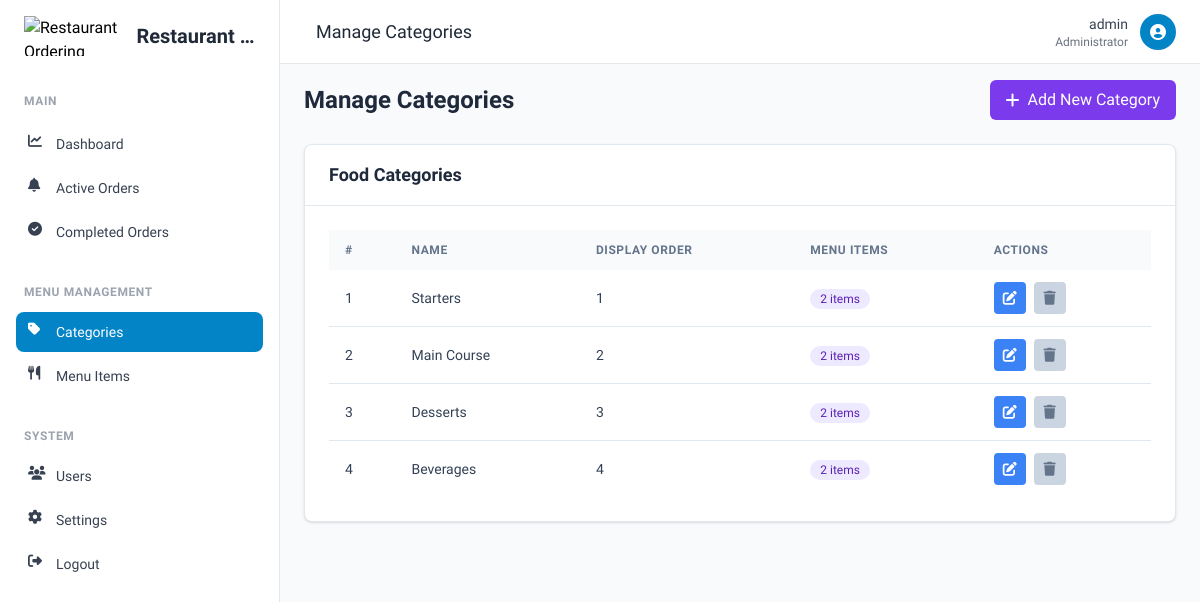
The app's page /admin/categories.php (signed in) with its own data.
### tables this page shows
CREATE TABLE IF NOT EXISTS `settings` (
  `id` int(11) NOT NULL AUTO_INCREMENT,
  `restaurant_name` varchar(100) DEFAULT 'My Restaurant',
  `restaurant_logo` varchar(255) DEFAULT NULL,
  `theme_color` varchar(50) DEFAULT 'Light Red & White',
  `updated_at` timestamp DEFAULT CURRENT_TIMESTAMP ON UPDATE CURRENT_TIMESTAMP,
  PRIMARY KEY (`id`)
);

CREATE TABLE IF NOT EXISTS `categories` (
  `id` int(11) NOT NULL AUTO_INCREMENT,
  `name` varchar(100) NOT NULL,
  `display_order` int(11) DEFAULT 0,
  PRIMARY KEY (`id`)
);

### includes/functions.php (called while the page is built, shortened)
<?php
function getThemeSettings() {
    try {
        $pdo = getDbConnection();
        $stmt = $pdo->query("SELECT * FROM settings WHERE id = 1");
        return $stmt->fetch();
    } catch (PDOException $e) {
        error_log('Error fetching theme settings: ' . $e->getMessage());
        return [
            'restaurant_name' => 'Restaurant Ordering System',
            'restaurant_logo' => null,
            'theme_color' => 'Light Red & White'
        ];
    }
}

### admin/categories.php (the view, shortened to what this page needs)
<?php
$categories = [];
try {
    $pdo = getDbConnection();
    $stmt = $pdo->query("
        SELECT c.*, COUNT(m.id) as item_count
        FROM categories c
        LEFT JOIN menu_items m ON c.id = m.category_id
        GROUP BY c.id
        ORDER BY c.display_order, c.name
    ");
    $categories = $stmt->fetchAll();
} catch (PDOException $e) {
    $message = 'Error fetching categories: ' . $e->getMessage();
    $messageType = 'danger';
}
$settings = getThemeSettings();
?>
<!DOCTYPE html>
<html lang="en">
<head>
    <link rel="stylesheet" href="https://cdnjs.cloudflare.com/ajax/libs/font-awesome/6.4.0/css/all.min.css">
    <script src="https://cdn.tailwindcss.com"></script>
</head>
<body class="min-h-screen">
    <aside id="sidebar" class="sidebar fixed left-0 top-0 z-40 h-screen w-[280px] bg-white border-r border-gray-200 pt-4 pb-10 overflow-y-auto">
        <div class="px-6 mb-8">
            <a href="index.php" class="flex items-center">
                <img src="<?php echo $settings['restaurant_logo'] ? '../uploads/' . $settings['restaurant_logo'] : '../assets/images/restaurant-logo.png'; ?>"
                     alt="<?php echo htmlspecialchars($settings['restaurant_name']); ?>"
                     class="h-10 w-auto mr-3">
                <span class="text-xl font-bold text-gray-800 truncate"><?php echo htmlspecialchars($settings['restaurant_name']); ?></span>
            </a>
        </div>
        <nav class="px-4">
            <span class="text-xs font-semibold text-gray-400 px-2 uppercase tracking-wider">Main</span>
            <ul class="mt-3 space-y-1">
                <li>
                    <a href="index.php"
                       class="flex items-center px-3 py-2.5 text-sm font-medium text-gray-700 rounded-lg hover:bg-gray-100">
                        <i class="fas fa-chart-line w-5 h-5 mr-2"></i>
                        <span>Dashboard</span>
                    </a>
                </li>
                <li>
                    <a href="active_orders.php"
                       class="flex items-center px-3 py-2.5 text-sm font-medium text-gray-700 rounded-lg hover:bg-gray-100">
                        <i class="fas fa-bell w-5 h-5 mr-2"></i>
                        <span>Active Orders</span>
                    </a>
                </li>
                <li>
                    <a href="completed_orders.php"
                       class="flex items-center px-3 py-2.5 text-sm font-medium text-gray-700 rounded-lg hover:bg-gray-100">
                        <i class="fas fa-check-circle w-5 h-5 mr-2"></i>
                        <span>Completed Orders</span>
                    </a>
                </li>
            </ul>
            <span class="mt-8 block text-xs font-semibold text-gray-400 px-2 uppercase tracking-wider">Menu Management</span>
            <ul class="mt-3 space-y-1">
                <li>
                    <a href="categories.php"
                       class="flex items-center px-3 py-2.5 text-sm font-medium text-white rounded-lg bg-brand-600 hover:bg-brand-700">
                        <i class="fas fa-tag w-5 h-5 mr-2"></i>
                        <span>Categories</span>
                    </a>
                </li>
                <li>
                    <a href="menu_items.php"
                       class="flex items-center px-3 py-2.5 text-sm font-medium text-gray-700 rounded-lg hover:bg-gray-100">
                        <i class="fas fa-utensils w-5 h-5 mr-2"></i>
                        <span>Menu Items</span>
                    </a>
                </li>
            </ul>
            <span class="mt-8 block text-xs font-semibold text-gray-400 px-2 uppercase tracking-wider">System</span>
            <ul class="mt-3 space-y-1">
                <li>
                    <a href="manage_users.php"
                       class="flex items-center px-3 py-2.5 text-sm font-medium text-gray-700 rounded-lg hover:bg-gray-100">
                        <i class="fas fa-users w-5 h-5 mr-2"></i>
                        <span>Users</span>
                    </a>
                </li>
                <li>
                    <a href="settings.php"
                       class="flex items-center px-3 py-2.5 text-sm font-medium text-gray-700 rounded-lg hover:bg-gray-100">
                        <i class="fas fa-cog w-5 h-5 mr-2"></i>
                        <span>Settings</span>
                    </a>
                </li>
                <li>
                    <a href="logout.php"
                       class="flex items-center px-3 py-2.5 text-sm font-medium text-gray-700 rounded-lg hover:bg-gray-100">
                        <i class="fas fa-sign-out-alt w-5 h-5 mr-2"></i>
                        <span>Logout</span>
                    </a>
                </li>
            </ul>
        </nav>
    </aside>
    <main id="main-content" class="min-h-screen pt-16 pb-10 sidebar-open">
        <header class="fixed top-0 right-0 left-0 lg:left-[280px] z-30 bg-white border-b border-gray-200 h-16">
            <div class="flex items-center justify-between h-full px-4 sm:px-6">
                <div class="flex items-center">
                    <div class="ml-3 hidden sm:block">
                        <h1 class="text-lg font-medium text-gray-800">Manage Categories</h1>
                    </div>
                </div>
                <div class="relative">
                    <button id="user-dropdown-button" type="button" class="flex items-center space-x-3 focus:outline-none">
                        <div class="flex flex-col items-end">
                            <span class="text-sm font-medium text-gray-700"><?php echo htmlspecialchars($_SESSION['admin_username']); ?></span>
                            <span class="text-xs text-gray-500">Administrator</span>
                        </div>
                        <div class="h-9 w-9 rounded-full bg-brand-600 flex items-center justify-center text-white">
                            <i class="fas fa-user-circle"></i>
                        </div>
                    </button>
                </div>
            </div>
        </header>
        <div class="px-4 sm:px-6 py-4">
<div class="space-y-6">
    <div class="flex flex-wrap items-center justify-between gap-4">
        <h1 class="text-2xl font-bold text-slate-800">Manage Categories</h1>
        <button class="inline-flex items-center gap-2 px-4 py-2 bg-violet-600 hover:bg-violet-700 text-white font-medium rounded-md transition-colors" data-toggle="modal" data-target="#addCategoryModal">
            <i class="fas fa-plus"></i> Add New Category
        </button>
    </div>
    <div class="bg-white rounded-lg shadow border border-slate-200 overflow-hidden">
        <div class="px-6 py-4 border-b border-slate-200">
            <h2 class="font-semibold text-lg text-slate-800">Food Categories</h2>
        </div>
        <div class="p-6">
            <div class="overflow-x-auto">
                <table class="w-full text-left">
                    <thead>
                        <tr class="bg-slate-50">
                            <th class="px-4 py-3 text-xs font-semibold uppercase tracking-wider text-slate-500">#</th>
                            <th class="px-4 py-3 text-xs font-semibold uppercase tracking-wider text-slate-500">Name</th>
                            <th class="px-4 py-3 text-xs font-semibold uppercase tracking-wider text-slate-500">Display Order</th>
                            <th class="px-4 py-3 text-xs font-semibold uppercase tracking-wider text-slate-500">Menu Items</th>
                            <th class="px-4 py-3 text-xs font-semibold uppercase tracking-wider text-slate-500">Actions</th>
                        </tr>
                    </thead>
                    <tbody class="divide-y divide-slate-200">
                        <?php if (empty($categories)): ?>
                            <tr>
                                <td colspan="5" class="px-4 py-5 text-center text-slate-500">No categories found</td>
                            </tr>
                        <?php else: ?>
                            <?php foreach ($categories as $index => $category): ?>
                                <tr class="hover:bg-violet-50 transition-colors">
                                    <td class="px-4 py-3 text-sm font-medium text-slate-700"><?php echo $index + 1; ?></td>
                                    <td class="px-4 py-3 text-sm text-slate-700"><?php echo htmlspecialchars($category['name']); ?></td>
                                    <td class="px-4 py-3 text-sm text-slate-700"><?php echo $category['display_order']; ?></td>
                                    <td class="px-4 py-3 text-sm">
                                        <?php if ($category['item_count'] > 0): ?>
                                            <a href="menu_items.php?category_id=<?php echo $category['id']; ?>" class="inline-flex items-center justify-center px-2.5 py-0.5 rounded-full bg-violet-100 text-violet-800 text-xs font-medium">
                                                <?php echo $category['item_count']; ?> items
                                            </a>
                                        <?php else: ?>
                                            <span class="inline-flex items-center justify-center px-2.5 py-0.5 rounded-full bg-slate-100 text-slate-600 text-xs font-medium">
                                                0 items
                                            </span>
                                        <?php endif; ?>
                                    </td>
                                    <td class="px-4 py-3 text-sm">
                                        <div class="flex gap-2">
                                            <button class="inline-flex items-center justify-center w-8 h-8 bg-blue-500 hover:bg-blue-600 text-white rounded edit-category"
                                                    data-id="<?php echo $category['id']; ?>"
                                                    data-name="<?php echo htmlspecialchars($category['name']); ?>"
                                                    data-order="<?php echo $category['display_order']; ?>"
                                                    data-toggle="modal" data-target="#editCategoryModal">
                                                <i class="fas fa-edit"></i>
                                            </button>
                                            <?php if ($category['item_count'] == 0): ?>
                                                <form method="post" action="" class="inline-block delete-category-form">
                                                    <input type="hidden" name="action" value="delete_category">
                                                    <input type="hidden" name="category_id" value="<?php echo $category['id']; ?>">
                                                    <button type="button" class="inline-flex items-center justify-center w-8 h-8 bg-red-500 hover:bg-red-600 text-white rounded delete-category-btn"
                                                            data-name="<?php echo htmlspecialchars($category['name']); ?>">
                                                        <i class="fas fa-trash"></i>
                                                    </button>
                                                </form>
                                            <?php else: ?>
                                                <button class="inline-flex items-center justify-center w-8 h-8 bg-slate-300 text-slate-500 rounded cursor-not-allowed" disabled title="Cannot delete category with menu items">
                                                    <i class="fas fa-trash"></i>
                                                </button>
                                            <?php endif; ?>
                                        </div>
                                    </td>
                                </tr>
                            <?php endforeach; ?>
                        <?php endif; ?>
                    </tbody>
                </table>
            </div>
        </div>
    </div>
</div>
        </div>
    </main>
</body>
</html>

### admin/categories.php (style rules this page uses)
body { font-family: 'Plus Jakarta Sans', sans-serif; background-color: #f9fafb; }
.sidebar { transition: transform 0.3s ease-in-out; }
@media (min-width: 1024px) { .sidebar-open { margin-left: 280px; } }

### records on screen
settings: restaurant_name "Restaurant…"
categories: name "Starters", display_order "1", item_count "2"
categories: name "Main Course", display_order "2", item_count "2"
categories: name "Desserts", display_order "3", item_count "2"
categories: name "Beverages", display_order "4", item_count "2"

### other values on screen
$_SESSION['admin_username'] "admin"
